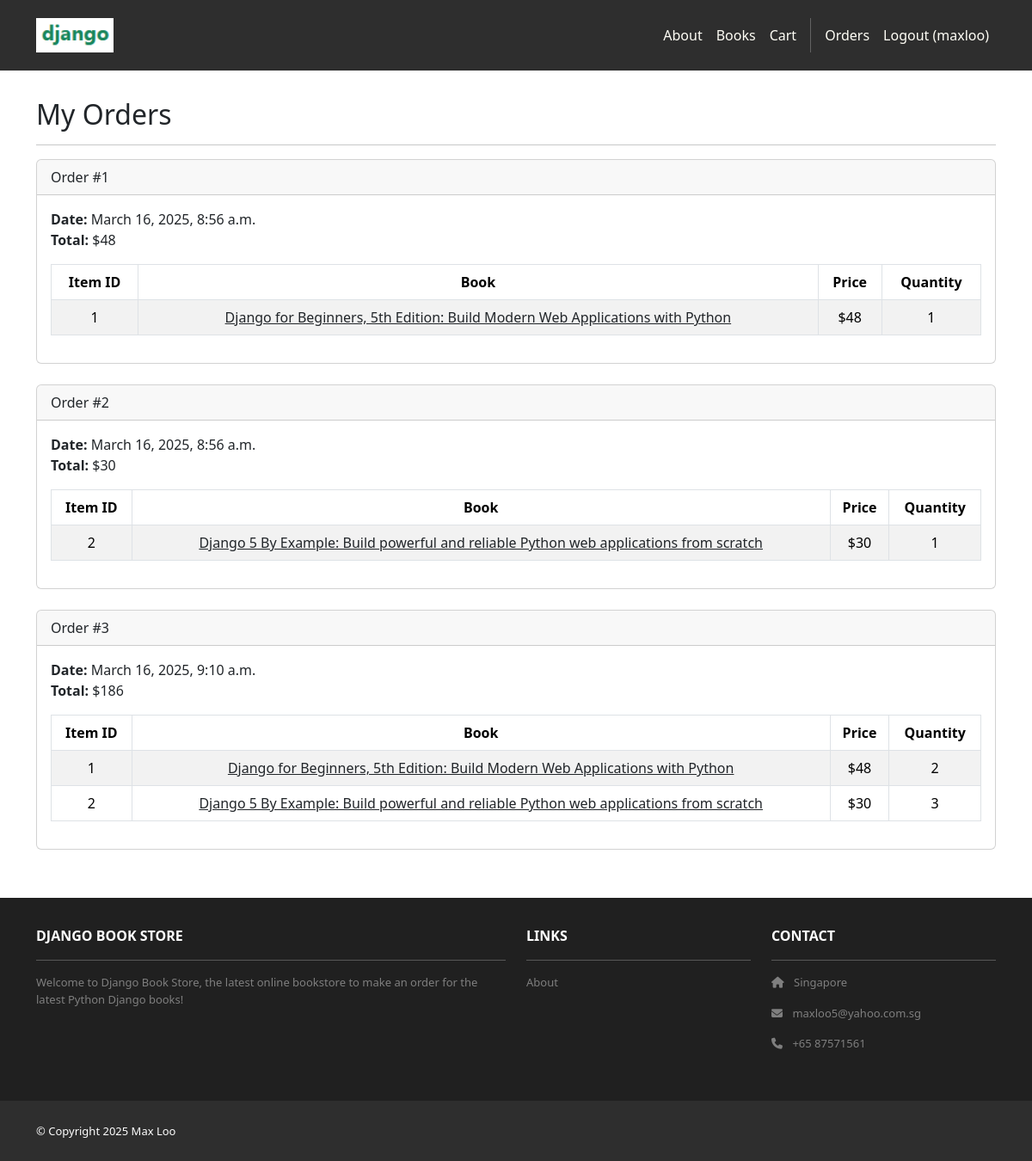
Page /accounts/orders/ (signed in) on the committed database.
### cart/models.py (models this page shows, shortened)
class Order(models.Model):
    id = models.AutoField(primary_key=True)
    total = models.IntegerField()
    date = models.DateTimeField(auto_now_add=True)
    user = models.ForeignKey(User, on_delete=models.CASCADE)

class Item(models.Model):
    id = models.AutoField(primary_key=True)
    price = models.IntegerField()
    quantity = models.IntegerField()
    order = models.ForeignKey(Order, on_delete=models.CASCADE)
    book = models.ForeignKey(Book, on_delete=models.CASCADE)

### books/models.py (models this page shows, shortened)
class Book(models.Model):
  id = models.AutoField(primary_key=True)
  name = models.CharField(max_length=255)
  author = models.CharField(max_length=255)
  published = models.DateField()
  pages = models.IntegerField()
  price = models.IntegerField()
  description = models.TextField()
  image = models.ImageField(upload_to='book_images/')

### accounts/views.py (the view)
# urls.py: path('orders/', views.orders, name='accounts.orders'),
@login_required
def orders(request):
    template_data = {}
    template_data['title'] = 'Orders'
    template_data['orders'] = request.user.order_set.all()
    return render(request, 'accounts/orders.html', {'template_data': template_data})

### accounts/templates/accounts/orders.html
{% extends 'base.html' %}
{% block content %}
<div class="p-3">
  <div class="container">
    <div class="row mt-3">
      <div class="col mx-auto mb-3">
        <h2>My Orders</h2>
        <hr />
        {% for order in template_data.orders %}
        <div class="card mb-4">
          <div class="card-header">
            Order #{{ order.id }}
          </div>
          <div class="card-body">
            <b>Date:</b> {{ order.date }}<br />
            <b>Total:</b> ${{ order.total }}<br />
            <table class="table table-bordered table-striped text-center mt-3">
              <thead>
                <tr>
                  <th scope="col">Item ID</th>
                  <th scope="col">Book</th>
                  <th scope="col">Price</th>
                  <th scope="col">Quantity</th>
                </tr>
              </thead>
              <tbody>
                {% for item in order.item_set.all %}
                <tr>
                  <td>{{ item.book.id }}</td>
                  <td>
                    <a class="link-dark" href="{% url 'books.show' id=item.book.id %}">
                      {{ item.book.name }}
                    </a>
                  </td>
                  <td>${{ item.book.price }}</td>
                  <td>{{ item.quantity }}</td>
                </tr>
                {% endfor %}
              </tbody>
            </table>
          </div>
        </div>
        {% endfor %}
      </div>
    </div>
  </div>
</div>
{% endblock content %}

### bookstore/templates/base.html (shortened to what this page needs)
<!DOCTYPE html>
<html>
  {% load static %}
  <head>
  <link href=
    "https://cdn.jsdelivr.net/npm/bootstrap@5.3.3/dist/css/bootstrap.min.css" rel="stylesheet"
>
  <link rel=
    "stylesheet" href="https://cdnjs.cloudflare.com/ajax/libs/font-awesome/6.1.1/css/all.min.css">
  <link rel="stylesheet" type="text/css"
    href="{% static 'css/style.css' %}">
  </head>
  <body>
    <nav class="p-3 navbar navbar-dark bg-dark navbar-expand-lg">
      <div class="container">
        <a class="navbar-brand" href="{% url 'home.index' %}">
          <img src="{% static 'img/logo.png' %}" alt="logo"height="40" />
        </a>
        <div class="collapse navbar-collapse" id="navbarNavAltMarkup">
          <div class="navbar-nav ms-auto navbar-ml">
            <a class="nav-link" href="{% url 'home.about' %}">About</a>
            <a class="nav-link" href="{% url 'books.index' %}">Books</a>
            <a class="nav-link" href="{% url 'cart.index' %}">Cart</a>
            {% if user.is_authenticated %}
            <a class="nav-link" href="{% url 'accounts.orders' %}">Orders</a>
            <a class="nav-link" href="{% url 'accounts.logout' %}">Logout ({{ user.username }})</a>
            {% else %}
            <a class="nav-link" href="{% url 'accounts.login' %}">Login</a>
            <a class="nav-link" href="{% url 'accounts.signup' %}">Sign Up</a>
            {% endif %}
          </div>
        </div>
      </div>
    </nav>
    <div>
      {% block content %}
      {% endblock content %}
    </div>
    <section class="p-3 ms-footer d-none d-md-block">
      <div class="container">
        <div class="row mt-3 text-white">
          <div class="col-md-6 col-lg-6 col-xl-6 mx-auto mb-4">
            <b>DJANGO BOOK STORE</b>
            <hr />
            <p>Welcome to Django Book Store, the latest online bookstore to make an order for the latest Python Django books!
            </p>
          </div>
          <div class="col-md-3 col-lg-3 col-xl-3 mx-auto mb-4">
            <b>LINKS</b>
            <hr />
            <p><a class="nav-link" href="{% url 'home.about' %}">
              About
            </a></p>
          </div>
          <div class="col-md-3 col-lg-3 col-xl-3 mx-auto mb-4">
            <b>CONTACT</b>
            <hr />
            <p><i class="fas fa-home me-2"></i>
              Singapore </p>
            <p><i class="fas fa-envelope me-2"></i>
              maxloo5@yahoo.com.sg
            </p>
            <p><i class="fas fa-phone me-2"></i>
              +65 87571561
            </p>
          </div>
        </div>
      </div>
    </section>
    <section class="p-3 ms-footer-bottom bg-dark">
      <div class="container d-flex justify-content-between">
        <div class="me-5 text-white">
          <span>© Copyright 2025 Max Loo</span>
        </div>
      </div>
    </section>
  </body>
</html>

### bookstore/static/css/style.css (style rules this page uses)
.navbar a.nav-link { color: #FFFEF6 !important; }
.bg-dark { background-color: #2E2E2E !important; }
.ms-footer { background-color: #202020; }
.ms-footer p { color: #7F7F7F; font-size: 13px; }
.ms-footer-bottom span { font-size: 13px; line-height: 38px; }

### rows in the picture
Order: id "1", date "March 16, 2025, 8:56 a.m.", total "48"
Item: book.id "1", book.name "Django for Beginners, 5th Edition: Build Modern Web Applications with Python", book.price "48", quantity "1"
Order: id "2", date "March 16, 2025, 8:56 a.m.", total "30"
Item: book.id "2", book.name "Django 5 By Example: Build powerful and reliable Python web applications from scratch", book.price "30", quantity "1"
Order: id "3", date "March 16, 2025, 9:10 a.m.", total "186"
Item: book.id "1", book.name "Django for Beginners, 5th Edition: Build Modern Web Applications with Python", book.price "48", quantity "2"
Item: book.id "2", book.name "Django 5 By Example: Build powerful and reliable Python web applications from scratch", book.price "30", quantity "3"

### other values in the picture
{{ user.username }} "maxloo"
